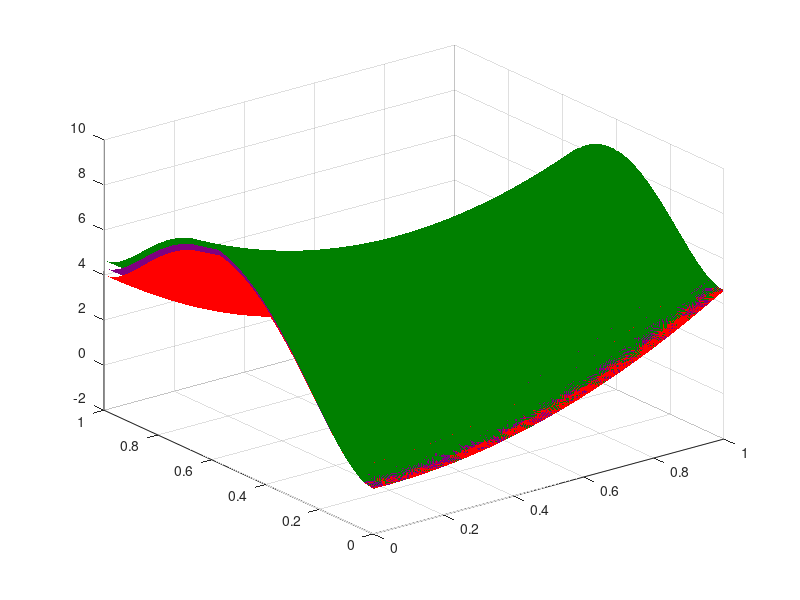

This chart was generated by the following MATLAB code: (Note: this script raises an error after producing the figure.)
clc;
clear;
n = 40; 
x = linspace(0,1,n);
y = linspace(0,1,n);
[c,eta]=meshgrid(x,y);
G1 = 1.0e+02*[2.350916205236954  -0.146697171206786   0.002288475870826];
G2 = 1.0e+02*[3.687711694489345  -5.568444658678911   2.074807827005719];
a1 = G1(1) ;%; 
b1 = G1(2) ;%; 
c1 = G1(3) ;%; 
a2 = G2(1) ;%; 
b2 = G2(2) ;%; 
c2 = G2(3) ;%;
w = 48;
p = 20;
h_eta = eta.^3.*(6*eta.^2-15.*eta+10);
g_eta = 2*w*eta.^2.*(1-eta).^2;
cm = (c-h_eta*(b1-b2)/2/a2)./(1-h_eta+a1/a2*h_eta);
ch = (c-(1-h_eta)*(b2-b1)/2/a1)./(h_eta+a2/a1*(1-h_eta));
F1 = (G1(1)*cm.^2+G1(2)*cm+G1(3))/w;  %metal matrix
F2 = (G2(1)*ch.^2+G2(2)*ch+G2(3))/w;  %hydride precipit  ate
fbulk = (1-h_eta).*F1+h_eta.*F2+g_eta;
ei00 = [0.1259 0 0; 0 0.1259 0; 0 0 0.3777];
C11m = 207.6; %J/mm^3
C12m = 50.6; %J/mm^3
C22m = 185.9; %J/mm^3
C44m = 108.4; %J/mm^3
C11h = 222; %J/mm^3
C22h = C11h; %J/mm^3
C12h = 70; %J/mm^3
C44h = 58; %J/mm^3
C11 = C11m*(1-h_eta)+C11h*h_eta;
C22 = C22m*(1-h_eta)+C22h*h_eta;
C12 = C12m*(1-h_eta)+C12h*h_eta;
C44 = C44m*(1-h_eta)+C44h*h_eta;
epsilon1 = [-0.3 0; 0 0];
epsilon2 = [0 0; 0 0];
epsilon3 = [0.3 0; 0 0];
sigma_1 = [C11*epsilon1(1,1)+C12*epsilon1(2,2) 2*C44*epsilon1(1,2); 2*C44*epsilon1(1,2) C22*epsilon1(2,2)+C12*epsilon1(1,1)];
sigma_2 = [C11*epsilon2(1,1)+C12*epsilon2(2,2) 2*C44*epsilon2(1,2); 2*C44*epsilon2(1,2) C22*epsilon2(2,2)+C12*epsilon2(1,1)];
sigma_3 = [C11*epsilon3(1,1)+C12*epsilon3(2,2) 2*C44*epsilon3(1,2); 2*C44*epsilon3(1,2) C22*epsilon3(2,2)+C12*epsilon3(1,1)];
fel_1 = -(sigma_1(1,1)*ei00(1,1)+sigma_1(1,2)*ei00(1,2)+sigma_1(2,1)*ei00(2,1)+sigma_1(2,2)*ei00(2,2))*h_eta/w;
fel_2 = -(sigma_2(1,1)*ei00(1,1)+sigma_2(1,2)*ei00(1,2)+sigma_2(2,1)*ei00(2,1)+sigma_2(2,2)*ei00(2,2))*h_eta/w;
fel_3 = -(sigma_3(1,1)*ei00(1,1)+sigma_3(1,2)*ei00(1,2)+sigma_3(2,1)*ei00(2,1)+sigma_3(2,2)*ei00(2,2))*h_eta/w;
fbulk_plus_el_1 = fbulk+fel_1;
fbulk_plus_el_2 = fbulk+fel_2;
fbulk_plus_el_3 = fbulk+fel_3;

%%%%%%%%%%%%%%%%%%constraint c=[1-h_eta]c_m+h_eta*c_h%%%%%%%%%%%%%%%%%%%%%
c0 = linspace(0.05,0.75,n);
eta0 = linspace(0,1,n);
h_eta0 = eta0.^3.*(6*eta0.^2-15.*eta0+10);
g_eta0 = 2*w*eta0.^2.*(1-eta0).^2;
cm0 = (c0-h_eta0*(b1-b2)/2/a2)./(1-h_eta0+a1/a2*h_eta0);
ch0 = (c0-(1-h_eta0)*(b2-b1)/2/a1)./(h_eta0+a2/a1*(1-h_eta0));
F1_line = (G1(1)*cm0.^2+G1(2)*cm0+G1(3))/w;  %metal matrix
F2_line = (G2(1)*ch0.^2+G2(2)*ch0+G2(3))/w;  %hydride precipit  ate
fbulk_line = (1-h_eta0).*F1_line+h_eta0.*F2_line+g_eta0;

fel_1_line = -(sigma_1(1,1)*ei00(1,1)+sigma_1(1,2)*ei00(1,2)+sigma_1(2,1)*ei00(2,1)+sigma_1(2,2)*ei00(2,2))*h_eta0/w;
fbulk_plus_el_1_line = fbulk_line+fel_1_line;

fel_2_line = -(sigma_2(1,1)*ei00(1,1)+sigma_2(1,2)*ei00(1,2)+sigma_2(2,1)*ei00(2,1)+sigma_2(2,2)*ei00(2,2))*h_eta0/w;
fbulk_plus_el_2_line = fbulk_line+fel_2_line;

fel_3_line = -(sigma_3(1,1)*ei00(1,1)+sigma_3(1,2)*ei00(1,2)+sigma_3(2,1)*ei00(2,1)+sigma_3(2,2)*ei00(2,2))*h_eta0/w;
fbulk_plus_el_3_line = fbulk_line+fel_3_line;


% c_eq_mh_m = 0;
% c_eq_mh_h = 0.7499;
% A = [c_eq_mh_m,0,(G1(1)*c_eq_mh_m.^2+G1(2)*c_eq_mh_m+G1(3))/w];
% B = [c_eq_mh_h,1,(G2(1)*c_eq_mh_h.^2+G2(2)*c_eq_mh_h+G2(3))/w];

%green
C1(:,:,1) = 0*ones(n); % red 128
C1(:,:,2) = 0.5*ones(n); % green 0
C1(:,:,3) = 0*ones(n); % blue 128
%blue
C2(:,:,1) = 0.5*ones(n); % red 128
C2(:,:,2) = 0*ones(n); % green 0
C2(:,:,3) = 0.5*ones(n); % blue 128
%red
C3(:,:,1) = 1*ones(n); % red 255
C3(:,:,2) = 0*ones(n); % green 0
C3(:,:,3) = 0*ones(n); % blue 0

s1=surf(c,eta,fbulk_plus_el_1,C1);
hold on;
s2=surf(c,eta,fbulk_plus_el_2,C2);
hold on;
s3=surf(c,eta,fbulk_plus_el_3,C3);
shading interp;
s1.FaceAlpha = 0.7; %transparency
s2.FaceAlpha = 0.7; %transparency
s3.FaceAlpha = 0.7; %transparency
s1.EdgeColor = 'none';
s2.EdgeColor = 'none';
s3.EdgeColor = 'none';
hold on;
plot3(c0,eta0,fbulk_plus_el_1_line,'--','Color','#000000','LineWidth',3);%green #008000
hold on;
plot3(c0,eta0,fbulk_plus_el_2_line,'--','Color','#000000','LineWidth',3); %blue #0000FF
hold on;
plot3(c0,eta0,fbulk_plus_el_3_line,'--','Color','#000000','LineWidth',3);%red #FF0000
%hold on;
%plot3(c0,eta0,fbulk_line,'--','Color','#000000','LineWidth',3);%purple #800080
%plot3([A(1),B(1)],[A(2),B(2)],[A(3),B(3)],'-','Color','#008000','LineWidth',2);
hold on;
x_constraint = [0.05 0.05   0.75 0.75];
y_constraint = [0     0      1     1 ];
z_constraint = [100 -100  -100  100];
f1=fill3(x_constraint,y_constraint,z_constraint,'k');
f1.FaceAlpha = 0.8;
f1.FaceColor = '#A5A5A5';
f1.EdgeColor = 'none';


xlabel('H Concentration $c$','Fontname', 'Times New Roman','FontSize',20,'Interpreter','latex');
ylabel('Phase $\eta$','Fontname', 'Times New Roman','FontSize',20,'Interpreter','latex');
zlabel('Free energy density ($\omega$)','Fontname', 'Times New Roman','FontSize',20,'Interpreter','latex');
h=legend('$f_{\mathrm{bulk}}+f_{\mathrm{el}}(\varepsilon^a_{11} = -0.3)$','$f_{\mathrm{bulk}}+f_{\mathrm{el}}(\varepsilon^a_{11} = 0)$','$f_{\mathrm{bulk}}+f_{\mathrm{el}}(\varepsilon^a_{11} = 0.3)$','Fontname', 'Times New Roman','FontSize',16,'Interpreter','latex','position',[0.478955718927485,0.679777453289303,0.420605493851518,0.139688604782947]);
set(h,'Box','off')
axis([0 0.75 0 1.0 -2 10]);
set(gca,'fontsize',16,'fontname','Times');
set(gca,'XTick',(0:0.25:0.75));
set(gca,'YTick',(0:0.5:1));
set(gca,'xminortick','on');
set(gca,'yminortick','on');
set(gca,'position',[0.220275530586886,0.11,0.714724469413114,0.805])
box on;
ax = gca;
ax.BoxStyle = 'full';
view(45,10);
set(gcf,'unit','centimeters','position',[10 1 15 18])
title('$KKS$ Constraint','Fontname','Times New Roman','FontSize',20,'Interpreter','latex','position',[0.331107978123239,0.562468934321458,9.77801461517494]);
%set(gca,'ZScale','log')


